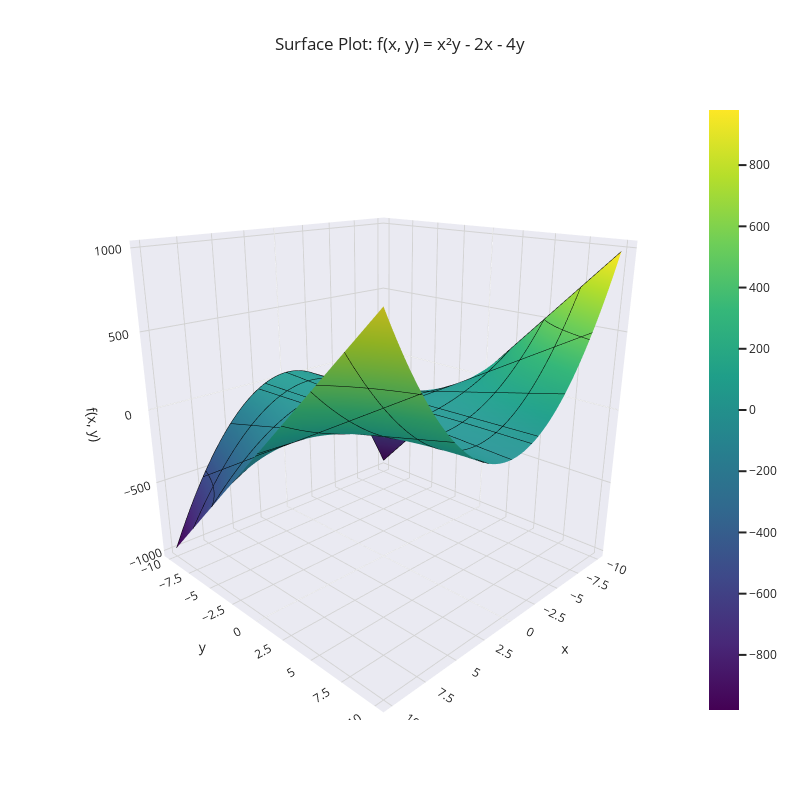

Notebook source saved alongside this figure:
### Code cell
interactive_surface_plot()

# Github is unable to display interactive version 
# in markdown so link to github.io included below

### Figure 1 — Plotly figure (JSON) as saved in the notebook; plotly's stock layout.template omitted (floating-point values rounded to 4 significant figures; data arrays with more than 128 entries replaced by an {"elided": "..."} marker saying what was removed)
{"data": [{"colorscale": [[0, "#440154"], [0.1111, "#482878"], [0.2222, "#3e4989"], [0.3333, "#31688e"], [0.4444, "#26828e"], [0.5556, "#1f9e89"], [0.6667, "#35b779"], [0.7778, "#6ece58"], [0.8889, "#b5de2b"], [1, "#fde725"]], "contours": {"x": {"color": "black", "show": true, "width": 1}, "y": {"color": "black", "show": true, "width": 1}, "z": {"color": "black", "show": true, "width": 1}}, "type": "surface", "x": {"elided": "100x100 float values"}, "y": {"elided": "100x100 float values"}, "z": {"elided": "100x100 float values"}}], "layout": {"autosize": false, "height": 800, "scene": {"camera": {"eye": {"x": 1.5, "y": 1.5, "z": 0.75}}, "xaxis": {"gridcolor": "lightgray", "nticks": 5, "showgrid": true, "tickvals": [-10, -7.5, -5, -2.5, 0, 2.5, 5, 7.5, 10], "title": {"text": "x"}}, "yaxis": {"gridcolor": "lightgray", "nticks": 5, "showgrid": true, "tickvals": [-10, -7.5, -5, -2.5, 0, 2.5, 5, 7.5, 10], "title": {"text": "y"}}, "zaxis": {"gridcolor": "lightgray", "nticks": 5, "showgrid": true, "tickvals": [-1000, -500, 0, 500, 1000], "title": {"text": "f(x, y)"}}}, "title": {"text": "Surface Plot: f(x, y) = x²y - 2x - 4y"}, "width": 800}}
